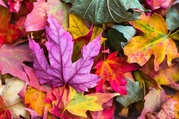
#> input picture HW4/HW4/images/1.jpg, 179 x 119 px, shrunk from 640 x 427 before the run
$ jupyter execute q1_2.ipynb
#> lines starting #> are read from the running program, lines starting #| are printed output that depends on the picture
[cell 1]
# Import necessary libraries
import cv2
import numpy as np
import matplotlib.pyplot as plt
import os

# Q1

## Read 1.jpg image

[cell 2]
#Read image and  convert from BGR to RGB
image1 = cv2.imread('images/1.jpg')
#> image1 is the input picture: shape (119, 179, 3); mean B, G, R 85.7, 97.7, 170.3
image1 = cv2.cvtColor(image1, cv2.COLOR_BGR2RGB)

## Q1.1: RGB to CMYK & CMYK to RGB

[cell 3]
def RGB_to_CMYK(r, g, b, RGB_SCALE=255, CMYK_SCALE=100):
    # Normalize the RGB values to the range [0, 1]
    r /= RGB_SCALE
    g /= RGB_SCALE
    b /= RGB_SCALE

    # Calculate the K (black) value
    k = 1 - max(r, g, b)

    if k == 1:
        # If K is 1, C, M, and Y are all zero (since it's completely black)
        c = 0
        m = 0
        y = 0
    else:
        # Calculate the CMY values
        c = (1 - r - k) / (1 - k)
        m = (1 - g - k) / (1 - k)
        y = (1 - b - k) / (1 - k)

    c = round(c * CMYK_SCALE, 2)
    m = round(m * CMYK_SCALE, 2)
    y = round(y * CMYK_SCALE, 2)
    k = round(k * CMYK_SCALE, 2)

    return c, m, y, k

[cell 4]
def CMYK_to_RGB(c, m, y, k, RGB_SCALE=255, CMYK_SCALE=100):
    # Normalize the CMYK values to the range [0, 1]
    c /= CMYK_SCALE
    m /= CMYK_SCALE
    y /= CMYK_SCALE
    k /= CMYK_SCALE

    # Calculate the RGB values
    r = (1 - c) * (1 - k)
    g = (1 - m) * (1 - k)
    b = (1 - y) * (1 - k)

    # Scale to the RGB_SCALE
    r = round(r * RGB_SCALE)
    g = round(g * RGB_SCALE)
    b = round(b * RGB_SCALE)

    return r, g, b

## Q1.2: RGB to HSI

[cell 5]
def RGB_to_HSI(r, g, b):
    r /= 255.0
    g /= 255.0
    b /= 255.0

    def calc_hue(r, g, b):
        numerator = 0.5 * ((r - g) + (r - b))
        denominator = np.sqrt((r - g)**2 + (r - b) * (g - b))
        theta = np.arccos(numerator / denominator)

        if b <= g:
            return theta
        else:
            return 2 * np.pi - theta

    def calc_saturation(r, g, b):
        min_val = min([r, g, b])
        saturation = 1 - 3 * min_val / (r + g + b)
        return saturation

    def calc_intensity(r, g, b):
        return (r + g + b) / 3

    h = calc_hue(r, g, b)
    s = calc_saturation(r, g, b)
    i = calc_intensity(r, g, b)

    return h, s, i

## Show result image for all functions

[cell 6]
original_data = np.array(image1)

def process_image(image_data):
    vectorized_cmyk = np.vectorize(RGB_to_CMYK, signature='(),(),()->(),(),(),()')
    vectorized_rgb = np.vectorize(CMYK_to_RGB, signature='(),(),(),()->(),(),()')
    vectorized_hsi = np.vectorize(RGB_to_HSI, signature='(),(),()->(),(),()')

    # RGB to CMYK
    cmyk = vectorized_cmyk(image_data[...,0], image_data[...,1], image_data[...,2])
    cmyk_image = np.stack(cmyk, axis=-1)
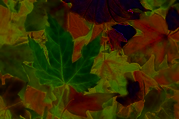
#> cmyk_image: shape (119, 179, 4) float64; mean of channels 0, 1, 2, 3 1.3, 43.5, 52.6, 32.6; drawn as B, G, R

    # CMYK to RGB
    rgb_from_cmyk = vectorized_rgb(cmyk_image[...,0], cmyk_image[...,1], cmyk_image[...,2], cmyk_image[...,3])
    rgb_from_cmyk_image = np.stack(rgb_from_cmyk, axis=-1)

    # RGB to HSI
    hsi = vectorized_hsi(image_data[...,0], image_data[...,1], image_data[...,2])
    hsi_image = np.stack(hsi, axis=-1)
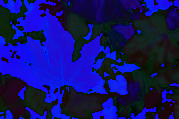
#> hsi_image: shape (119, 179, 3) float64; mean of channels 0, 1, 2 2.6, 0.487, 0.462; drawn with min black and max white

    return cmyk_image, rgb_from_cmyk_image, hsi_image

cmyk_image, rgb_from_cmyk_image, hsi_image = process_image(original_data)

# Display images
plt.figure(figsize=(18, 9))

# Original Image
plt.subplot(1, 4, 1)
plt.imshow(image1)
plt.title('Original RGB Image')
plt.axis('off')

# RGB to CMYK
plt.subplot(1, 4, 2)
plt.imshow(cmyk_image)
plt.title('RGB to CMYK')
plt.axis('off')

# CMYK to RGB
plt.subplot(1, 4, 3)
plt.imshow(rgb_from_cmyk_image)
plt.title('CMYK to RGB')
plt.axis('off')

# RGB to HSI
plt.subplot(1, 4, 4)
plt.imshow(hsi_image)
plt.title('RGB to HSI')
plt.axis('off')

plt.show()
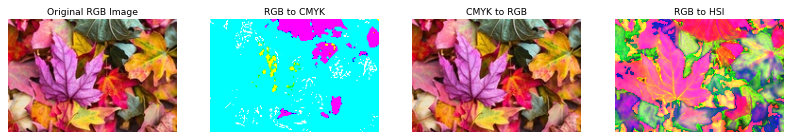
#> figure drawn by matplotlib, 4 panels

# Q2

## Read images

[cell 7]
# Read images and convert them to gray scale

image1 = cv2.imread('images/2.jpg')
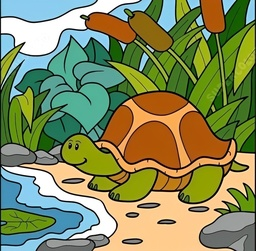
#> input picture HW4/HW4/images/2.jpg, 256 x 251 px, shrunk from 917 x 899 before the run
#> image1 is the input picture: shape (251, 256, 3); mean B, G, R 92.5, 139.4, 131.5
image1 = cv2.cvtColor(image1, cv2.COLOR_BGR2RGB)
image1_gray = cv2.imread(('images/2.jpg'), cv2.IMREAD_GRAYSCALE)
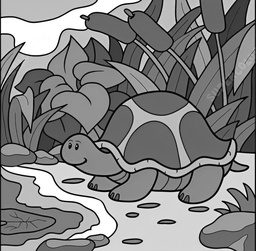
#> image1_gray: shape (251, 256); min 0, max 255, mean 131.5

image2 = cv2.imread('images/3.jpg')
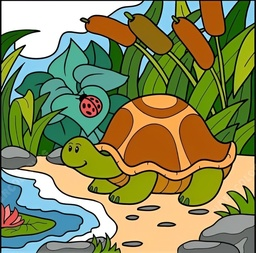
#> input picture HW4/HW4/images/3.jpg, 256 x 253 px, shrunk from 917 x 906 before the run
#> image2 is the input picture: shape (253, 256, 3); mean B, G, R 90.2, 137.6, 134.3
image2 = cv2.cvtColor(image2, cv2.COLOR_BGR2RGB)
image2_gray = cv2.imread(('images/3.jpg'), cv2.IMREAD_GRAYSCALE)
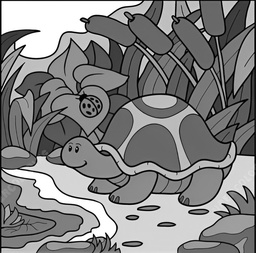
#> image2_gray: shape (253, 256); min 0, max 255, mean 131

## Find differences between two pictures

[cell 8]
def dif(image1, image2):

    # Ensure both images have the same minimum width and height
    min_width = min(image1.shape[1], image2.shape[1])
#> min_width = 256
    min_height = min(image1.shape[0], image2.shape[0])
#> min_height = 251

    # Create a result image with the same width, height, and three color channels
    result_shape = (min_height, min_width, 3)  # (Height, Width, Channels)
#> result_shape = (251, 256, 3)
    result = np.zeros(result_shape, dtype=np.uint8)  # Initialize with zeros

    # Copy the red channel from the first image
    result[:, :, 0] = image1[:min_height, :min_width]  # Red
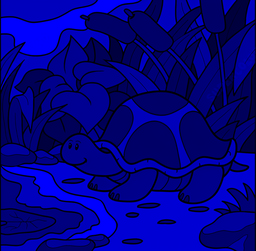
#> result: shape (251, 256, 3); mean of channels 0, 1, 2 131.5, 0, 0; drawn as B, G, R

    # Copy the green channel from the second image
    result[:, :, 1] = image2[:min_height, :min_width]  # Green
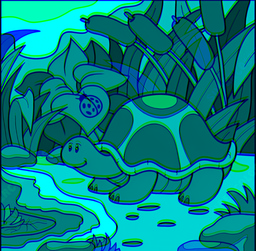
#> result: shape (251, 256, 3); mean of channels 0, 1, 2 131.5, 130.9, 0; drawn as B, G, R

    # Copy the blue channel from the second image
    result[:, :, 2] = image2[:min_height, :min_width]  # Blue
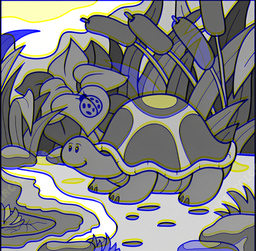
#> result: shape (251, 256, 3); mean of channels 0, 1, 2 131.5, 130.9, 130.9; drawn as B, G, R

    return result

## Show result

[cell 9]
result = dif(image1_gray, image2_gray)

# Display images
plt.figure(figsize=(18, 9))

# Image 1
plt.subplot(1, 4, 1)
plt.imshow(image1)
plt.title('Image 1')
plt.axis('off')

# Image 2
plt.subplot(1, 4, 2)
plt.imshow(image2)
plt.title('Image 2')
plt.axis('off')

# The diffrence between them
plt.subplot(1, 4, 3)
plt.imshow(result)
plt.title('Difference')
plt.axis('off')

plt.show()
